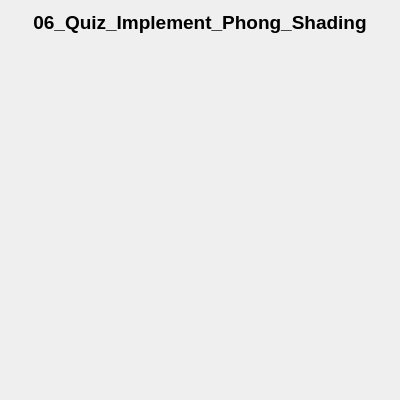
<?xml version="1.0" encoding="UTF-8"?>
<ui version="4.0">
 <class>window</class>
 <widget class="QWidget" name="window">
  <property name="geometry">
   <rect>
    <x>0</x>
    <y>0</y>
    <width>400</width>
    <height>400</height>
   </rect>
  </property>
  <property name="windowTitle">
   <string>window</string>
  </property>
  <layout class="QGridLayout" name="gridLayout">
   <item row="0" column="0">
    <widget class="QLabel" name="label">
     <property name="sizePolicy">
      <sizepolicy hsizetype="Preferred" vsizetype="Fixed">
       <horstretch>0</horstretch>
       <verstretch>0</verstretch>
      </sizepolicy>
     </property>
     <property name="font">
      <font>
       <pointsize>14</pointsize>
       <bold>true</bold>
      </font>
     </property>
     <property name="text">
      <string>06_Quiz_Implement_Phong_Shading</string>
     </property>
     <property name="alignment">
      <set>Qt::AlignCenter</set>
     </property>
    </widget>
   </item>
   <item row="1" column="0">
    <widget class="glWidget" name="widget" native="true"/>
   </item>
  </layout>
 </widget>
 <customwidgets>
  <customwidget>
   <class>glWidget</class>
   <extends>QWidget</extends>
   <header location="global">glwidget.h</header>
   <container>1</container>
  </customwidget>
 </customwidgets>
 <resources/>
 <connections/>
</ui>
